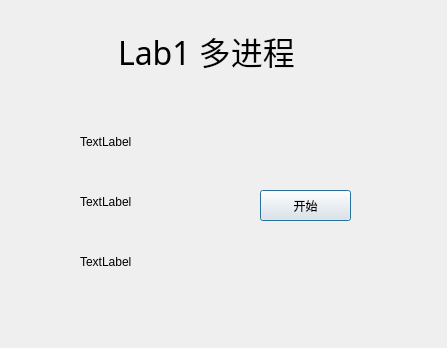
<?xml version="1.0" encoding="UTF-8"?>
<ui version="4.0">
 <class>RefreshDialog</class>
 <widget class="QDialog" name="RefreshDialog">
  <property name="geometry">
   <rect>
    <x>0</x>
    <y>0</y>
    <width>447</width>
    <height>348</height>
   </rect>
  </property>
  <property name="windowTitle">
   <string>Dialog</string>
  </property>
  <widget class="QLabel" name="label">
   <property name="geometry">
    <rect>
     <x>118</x>
     <y>30</y>
     <width>201</width>
     <height>41</height>
    </rect>
   </property>
   <property name="font">
    <font>
     <family>文泉驿等宽微米黑</family>
     <pointsize>24</pointsize>
    </font>
   </property>
   <property name="text">
    <string>Lab1 多进程</string>
   </property>
  </widget>
  <widget class="QLabel" name="label_counter">
   <property name="geometry">
    <rect>
     <x>80</x>
     <y>130</y>
     <width>131</width>
     <height>23</height>
    </rect>
   </property>
   <property name="text">
    <string>TextLabel</string>
   </property>
  </widget>
  <widget class="QLabel" name="label_adder">
   <property name="geometry">
    <rect>
     <x>80</x>
     <y>190</y>
     <width>131</width>
     <height>23</height>
    </rect>
   </property>
   <property name="text">
    <string>TextLabel</string>
   </property>
  </widget>
  <widget class="QLabel" name="label_date">
   <property name="geometry">
    <rect>
     <x>80</x>
     <y>250</y>
     <width>261</width>
     <height>23</height>
    </rect>
   </property>
   <property name="text">
    <string>TextLabel</string>
   </property>
  </widget>
  <widget class="QPushButton" name="pushButton">
   <property name="geometry">
    <rect>
     <x>260</x>
     <y>190</y>
     <width>91</width>
     <height>31</height>
    </rect>
   </property>
   <property name="text">
    <string>开始</string>
   </property>
  </widget>
 </widget>
 <resources/>
 <connections/>
</ui>
